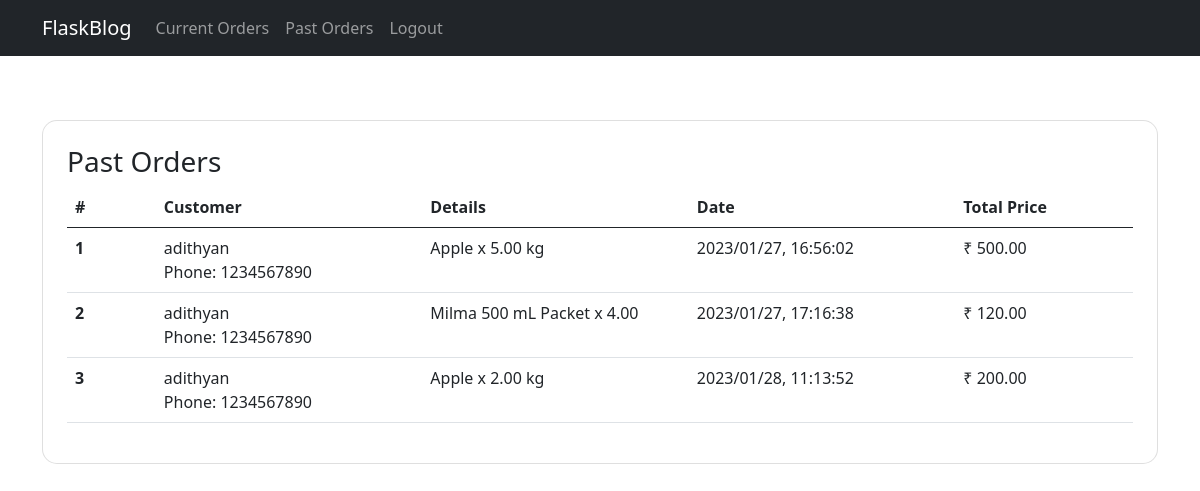
The page /vendor/past_orders (signed in) on the database its author committed.
### application/models.py (models this page shows)
class User(db.Model):
    __tablename__ = 'users'
    id = db.Column(db.Integer, primary_key=True, autoincrement=True)
    name = db.Column(db.String(255), nullable=False)
    email = db.Column(db.String(255), nullable=False, unique=True)
    password = db.Column(db.String(255), nullable=False)
    phone = db.Column(db.String(10), nullable=False)

class Products(db.Model):
    __tablename__ = 'products'
    id = db.Column(db.Integer, primary_key=True, autoincrement=True)
    name = db.Column(db.String(255), nullable=False)
    vendor = db.Column(db.Integer, db.ForeignKey('vendors.id'), nullable=False)
    image = db.Column(db.String(255), nullable=False)
    category = db.Column(db.String(255), nullable=False)
    price = db.Column(db.Numeric(10,2), nullable=False)
    qty = db.Column(db.Numeric(10,2), nullable=False)
    unit = db.Column(db.String(255), nullable=False)

class Orders(db.Model):
    __tablename__ = 'orders'
    id = db.Column(db.Integer, primary_key=True, autoincrement=True)
    vendor = db.Column(db.Integer, db.ForeignKey('vendors.id'), nullable=False)
    user = db.Column(db.Integer, db.ForeignKey('users.id'), nullable=False)
    product = db.Column(db.Integer, db.ForeignKey('products.id'), nullable=False)
    date = db.Column(db.String(255), nullable=False)
    qty = db.Column(db.Numeric(10,2), nullable=False)
    price = db.Column(db.Numeric(10,2), nullable=False)
    state = db.Column(db.String(255), nullable=False)

### application/controllers.py (the view)
@app.route('/vendor/past_orders')
@vendor_login_required
def vendor_past_orders():
    orders=Orders.query.filter_by(vendor=session['id'], state="Delivered").all()
    orders= utils.get_vendor_orders(orders)
    return render_template('vendor_past_orders.html', orders = orders)

### application/controllers.py (called while the page is built)
def vendor_login_required(f):
    @wraps(f)
    def wrap(*args, **kwargs):
        if 'type' in session and session['type'] == 'Vendor' and 'status' in session:
            return f(*args, **kwargs)
        else:
            flash('Unauthorized Access','danger')
            return redirect(url_for('login'))
    return wrap

### application/utils.py (called while the page is built)
def get_vendor_orders(orders):
    out = []
    for order in orders:
        product = Products.query.filter_by(id=order.product).first()
        buyer = User.query.filter_by(id=order.user).first()
        item = {
            'id': order.id,
            'buyer_name': buyer.name,
            'buyer_phone': buyer.phone,
            'product_name': product.name,
            'qty': order.qty,
            'unit': product.unit,
            'date': order.date,
            'price': round(order.price * order.qty,2)
        }
        out.append(item)
    return out

### templates/vendor_past_orders.html
{% extends 'base_vendor.html' %}
{% block content %}
<div class="container py-5 h-100">
  <div class="card" style="border-radius: 15px;">
      <div class="card-body p-4">
          <h3>Past Orders</h3>
          <table class="table">
              <thead>
                <tr>
                  <th class = "col-1">#</th>
                  <th class = "col-3">Customer</th>
                  <th class="col-3">Details</th>
                  <th class="col-3">Date</th>
                  <th class = "col-2">Total Price</th>
                </tr>
              </thead>
              <tbody>
                  {% for order in orders %}
                      <tr>
                          <th>{{ loop.index }}</th>
                          <td>
                              <div>
                                  <span>{{order['buyer_name']}}
                                  <br>
                                  Phone: {{order['buyer_phone']}}</span>
                              </div>
                          </td>
                          <td>{{ order['product_name'] }} x {{ order['qty'] }} {{ order['unit'] }}</td>
                          <td>{{ order['date'] }}</td>
                          <td>₹ {{ order['price'] }}</td>
                      </tr>
                  {% endfor %}
              </tbody>
            </table>
      </div>
  </div>
</div>
{% endblock %}

### rows shown on the page
User: buyer_name "adithyan" "adithyan" "adithyan", buyer_phone "1234567890" "1234567890" "1234567890"
Products: product_name "Apple" "Apple", unit "kg" "kg"
Orders: qty "5.00", date "2023/01/27, 16:56:02"
Products: product_name "Milma 500 mL Packet"
Orders: qty "4.00", date "2023/01/27, 17:16:38"
Orders: qty "2.00", date "2023/01/28, 11:13:52"

### other values the page prints
{{ order['price'] }} "500.00" "120.00" "200.00"
